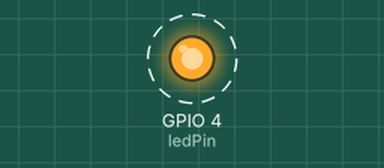
This program was run on a simulated ESP32. Parts: output pins drawn as LEDs (lit = HIGH). Dashed ring = blinking.

Above: at 0.5 s.
Timing chart, 0 to 4.6 s (numbered marks = the images above):
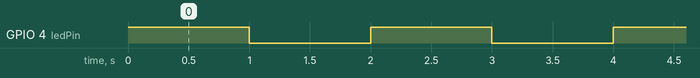

The program:

main.cpp
```cpp
#include <Arduino.h>

int ledPin = 4;

void setup() {
    // put your setup code here, to run once:
    pinMode(ledPin, OUTPUT);    // Pin #4 is NodeMCU-32S GPIO4 D4
}

void loop() {
    // put your main code here, to run repeatedly:
    digitalWrite(ledPin, HIGH);   // turn the LED on (HIGH is the voltage level)
    delay(1000);                       // wait for a second
    digitalWrite(ledPin, LOW);    // turn the LED off by making the voltage LOW
    delay(1000);                       // wait for a second
}
```

Measured:
- by itself, GPIO 4 (ledPin): alternates HIGH for 1.0 s and LOW for 1.0 s
